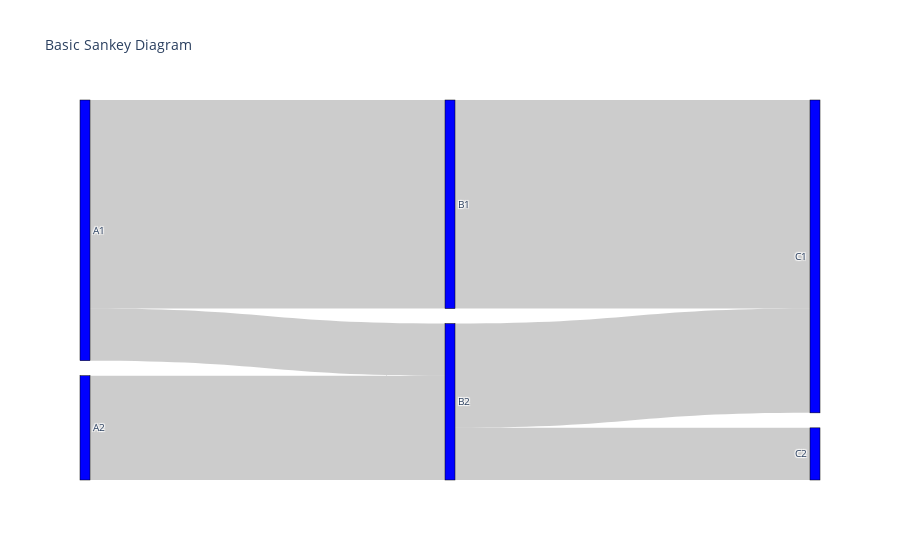

The notebook cell this image was saved under:
### Markdown cell above
# Sample Sankey

### Code cell
fig = go.Figure(data=[go.Sankey(
    node = dict(
      pad = 15,
      thickness = 10,
      line = dict(color = "black", width = 0.5),
      label = ["A1", "A2", "B1", "B2", "C1", "C2"],
      color = "blue"
    ),
    link = dict(
      source = [0, 1, 0, 2, 3, 3], # indices correspond to labels, eg A1, A2, A1, B1, ...
      target = [2, 3, 3, 4, 4, 5],
      value = [8, 4, 2, 8, 4, 2]
  ))])

fig.update_layout(title_text="Basic Sankey Diagram", font_size=10)
fig.show()

### Figure 1 — Plotly figure (JSON) as saved in the notebook; plotly's stock layout.template omitted (floating-point values rounded to 4 significant figures)
{"data": [{"link": {"source": [0, 1, 0, 2, 3, 3], "target": [2, 3, 3, 4, 4, 5], "value": [8, 4, 2, 8, 4, 2]}, "node": {"color": "blue", "label": ["A1", "A2", "B1", "B2", "C1", "C2"], "line": {"color": "black", "width": 0.5}, "pad": 15, "thickness": 10}, "type": "sankey"}], "layout": {"font": {"size": 10}, "title": {"text": "Basic Sankey Diagram"}}}
